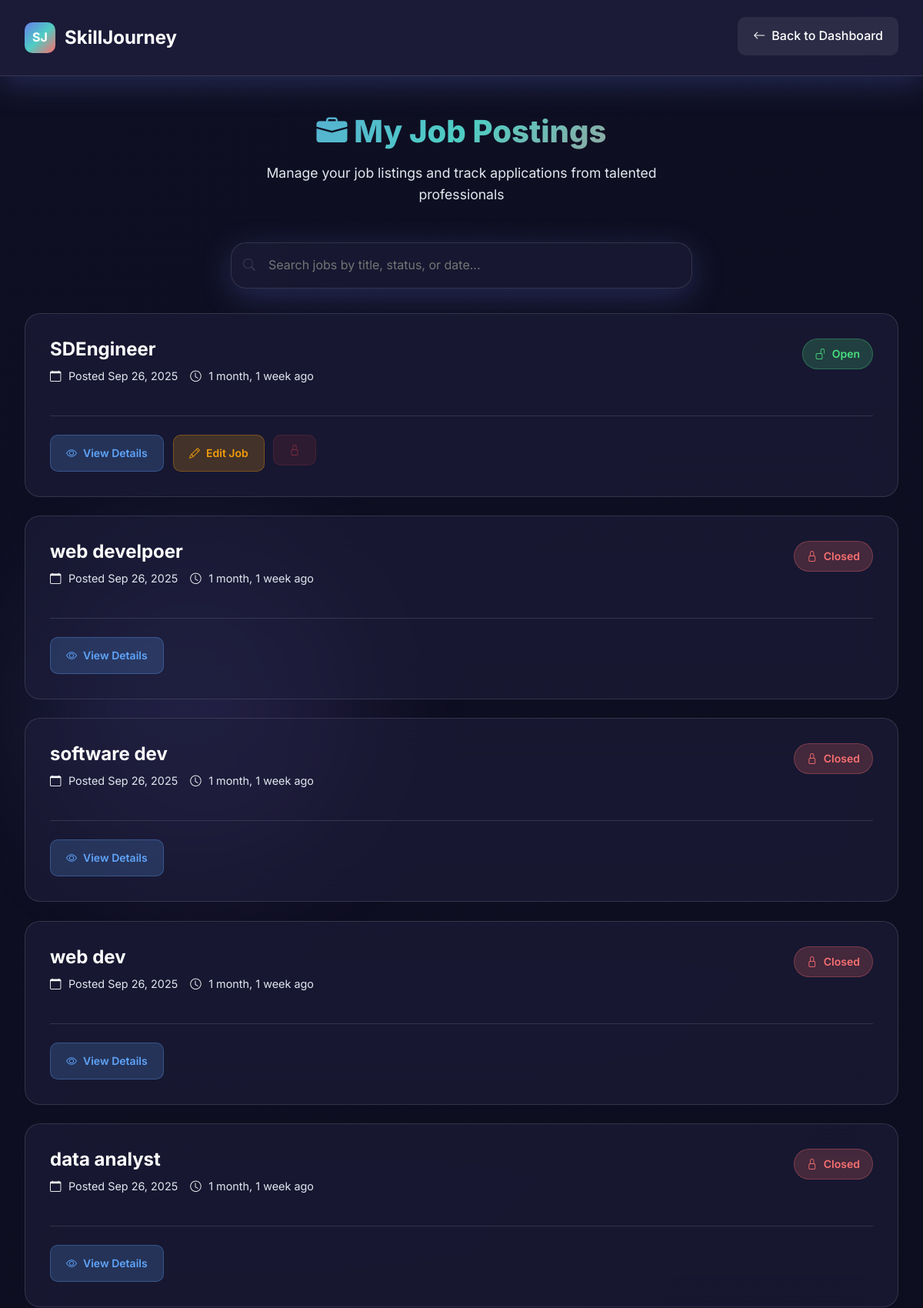
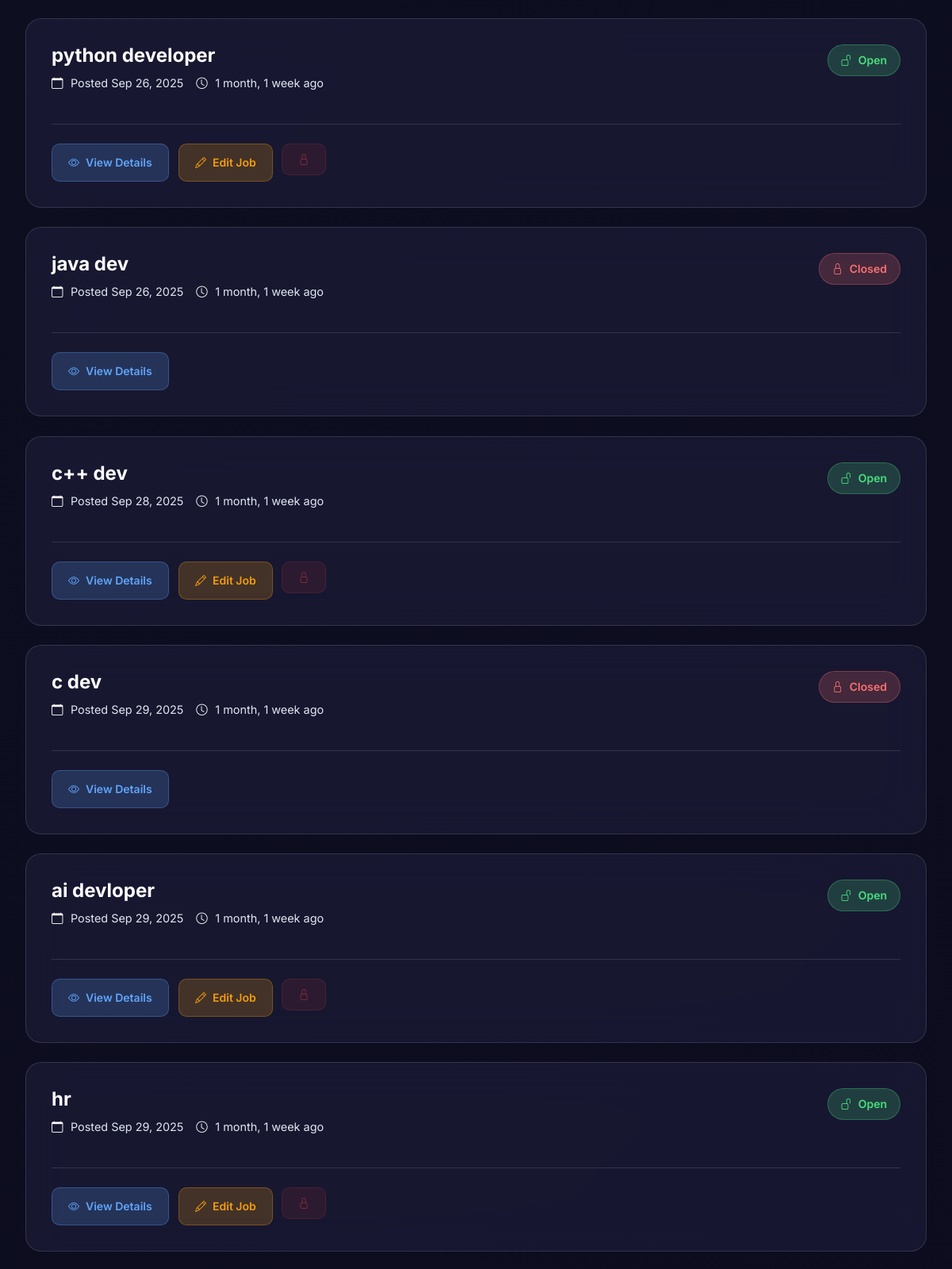
/my-jobs/ (signed in, upper part), run on the app's committed database (2 pictures, top to bottom).
### freelancer/models.py (models this page shows, shortened)
class Job(models.Model):
    JOB_TYPES = [
        ('full_time', 'Full-time'),
        ('part_time', 'Part-time'),
        ('internship', 'Internship'),
    ]
    recruiter = models.ForeignKey(RecruiterProfile, on_delete=models.CASCADE)
    title = models.CharField(max_length=255)
    description = models.TextField()
    skills_required = models.TextField()
    experience_level = models.CharField(max_length=50)
    salary = models.DecimalField(max_digits=10, decimal_places=2, null=True, blank=True)
    deadline = models.DateField()
    status = models.CharField(max_length=20, default="Open")
    job_type = models.CharField(max_length=20, choices=JOB_TYPES, default='full_time')
    created_at = models.DateTimeField(auto_now_add=True)

### freelancer/views.py (the view)
# urls.py: path('my-jobs/', my_jobs, name='my_jobs'),
@login_required
def my_jobs(request):
    recruiter = RecruiterProfile.objects.get(user=request.user)
    jobs = Job.objects.filter(recruiter=recruiter)
    notifications = Notification.objects.filter(user=request.user).order_by('-created_at')[:5]
    unread_notifications_count = Notification.objects.filter(user=request.user, is_read=False).count()
    return render(request, 'recruiter/my_jobs.html', {
        'jobs': jobs,
        'notifications': notifications,
        'unread_notifications_count': unread_notifications_count,
    })

### templates/recruiter/my_jobs.html (shortened to what this page needs)
<!DOCTYPE html>
<html lang="en">
<head>
  <link href="https://cdn.jsdelivr.net/npm/bootstrap@5.3.0/dist/css/bootstrap.min.css" rel="stylesheet">
  <link rel="stylesheet" href="https://cdn.jsdelivr.net/npm/bootstrap-icons@1.11.0/font/bootstrap-icons.css">
  <link rel="stylesheet" href="https://cdnjs.cloudflare.com/ajax/libs/font-awesome/6.4.0/css/all.min.css">
</head>
<body>
    <div class="bg-animation">
        <div class="floating-orb orb-1"></div>
    </div>
    <nav class="header-nav" id="headerNav">
        <a href="{% url 'admin_dashboard' %}" class="header-brand">
            <div class="brand-logo">SJ</div>
            <span>SkillJourney</span>
        </a>
        <div class="header-menu">
            <a href="{% url 'admin_dashboard' %}" class="active">
                <i class="bi bi-arrow-left"></i> Back to Dashboard
            </a>
        </div>
    </nav>
    <div class="main-container">
        <div class="content-header">
            <h1><i class="bi bi-briefcase-fill"></i> My Job Postings</h1>
            <p>Manage your job listings and track applications from talented professionals</p>
        </div>
        <div class="search-container">
            <div class="search-box">
                <i class="bi bi-search search-icon"></i>
                <input type="text" class="search-input" id="jobSearch" placeholder="Search jobs by title, status, or date...">
            </div>
        </div>
        <div class="jobs-grid" id="jobsGrid">
            {% if jobs %}
                {% for job in jobs %}
                <div class="job-card performance-optimized" data-job-title="{{ job.title|lower }}" data-job-status="{{ job.status|lower }}" data-job-date="{{ job.created_at|date:'M d, Y' }}">
                    <div class="job-header">
                        <div class="flex-grow-1">
                            <h3 class="job-title">{{ job.title }}</h3>
                            <div class="job-meta">
                                <div class="meta-item">
                                    <i class="bi bi-calendar"></i>
                                    <span>Posted {{ job.created_at|date:"M d, Y" }}</span>
                                </div>
                                <div class="meta-item">
                                    <i class="bi bi-clock"></i>
                                    <span>{{ job.created_at|timesince }} ago</span>
                                </div>
                            </div>
                        </div>
                        <div class="status-badge {% if job.status == 'Open' %}status-open{% else %}status-closed{% endif %}">
                            <i class="bi {% if job.status == 'Open' %}bi-unlock{% else %}bi-lock{% endif %}"></i>
                            {{ job.status }}
                        </div>
                    </div>
                    <div class="action-buttons">
                        {% if job.status == 'Open' %}
                        <a href="{% url 'view_job' job.id %}" class="btn-action btn-view">
                            <i class="bi bi-eye"></i> View Details
                        </a>
                        <a href="{% url 'edit_job' job.id %}" class="btn-action btn-edit">
                            <i class="bi bi-pencil"></i> Edit Job
                        </a>
                        <a href="{% url 'close_job' job.id %}" class="btn-action btn-close" onclick="return confirmCloseJob()">
                            <i class="bi bi-lock"></i>
                        </a>
                        {% elif job.status == 'Closed' %}
                        <a href="{% url 'view_job' job.id %}" class="btn-action btn-view">
                            <i class="bi bi-eye"></i> View Details
                        </a>
                        {% endif %}
                    </div>
                </div>
                {% endfor %}
            {% endif %}
        </div>
    </div>
</body>
</html>

### data on the page
Job: title "SDEngineer", created_at "Sep 26, 2025", created_at "1 month, 1 week", status "Open", shows "View Details"
Job: title "web develpoer", created_at "Sep 26, 2025", created_at "1 month, 1 week", status "Closed", shows "View Details"
Job: title "software dev", created_at "Sep 26, 2025", created_at "1 month, 1 week", status "Closed", shows "View Details"
Job: title "web dev", created_at "Sep 26, 2025", created_at "1 month, 1 week", status "Closed", shows "View Details"
Job: title "data analyst", created_at "Sep 26, 2025", created_at "1 month, 1 week", status "Closed", shows "View Details"
Job: title "python developer", created_at "Sep 26, 2025", created_at "1 month, 1 week", status "Open", shows "View Details"
Job: title "java dev", created_at "Sep 26, 2025", created_at "1 month, 1 week", status "Closed", shows "View Details"
Job: title "c++ dev", created_at "Sep 28, 2025", created_at "1 month, 1 week", status "Open", shows "View Details"
Job: title "c dev", created_at "Sep 29, 2025", created_at "1 month, 1 week", status "Closed", shows "View Details"
Job: title "ai devloper", created_at "Sep 29, 2025", created_at "1 month, 1 week", status "Open", shows "View Details"
Job: title "hr", created_at "Sep 29, 2025", created_at "1 month, 1 week", status "Open", shows "View Details"
